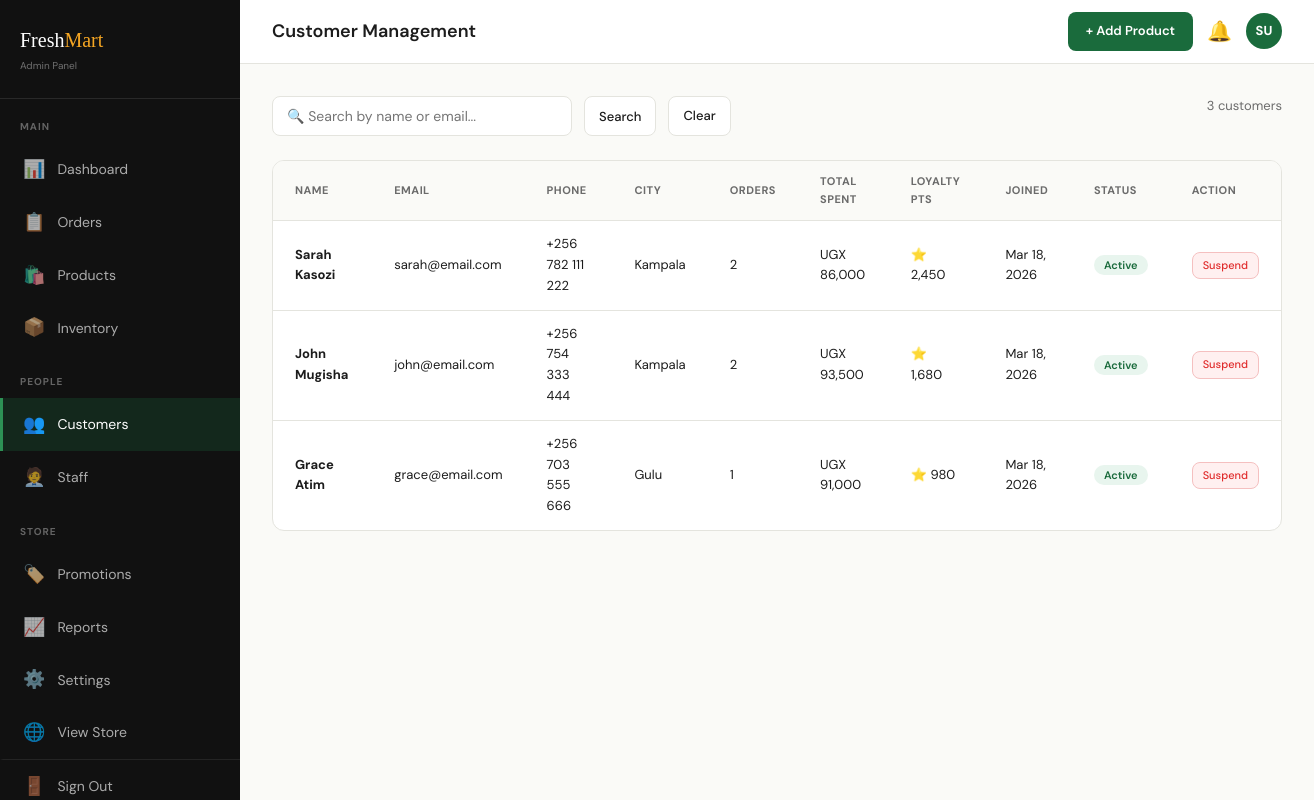
The page /admin/customers.php (signed in) on the database its author committed.
### tables this page shows
CREATE TABLE customers (
  id INT AUTO_INCREMENT PRIMARY KEY,
  first_name VARCHAR(100) NOT NULL,
  last_name VARCHAR(100) NOT NULL,
  email VARCHAR(150) UNIQUE NOT NULL,
  phone VARCHAR(30),
  password VARCHAR(255) NOT NULL,
  address TEXT,
  city VARCHAR(100),
  gender VARCHAR(20),
  loyalty_points INT DEFAULT 0,
  is_active TINYINT(1) DEFAULT 1,
  created_at DATETIME DEFAULT CURRENT_TIMESTAMP
);

### includes/config.php (called while the page is built, shortened)
<?php
function sanitize($conn, $val) {
    return $conn->real_escape_string(trim($val));
}
?>

### admin/customers.php (the view, shortened to what this page needs)
<?php
require_once '../includes/config.php';
$search = sanitize($conn, $_GET['search'] ?? '');
$where = "WHERE 1=1";
$customers = $conn->query("
    SELECT c.*,
           COUNT(o.id) AS order_count,
           COALESCE(SUM(o.total_amount),0) AS total_spent
    FROM customers c
    LEFT JOIN orders o ON o.customer_id = c.id
    $where
    GROUP BY c.id
    ORDER BY c.created_at DESC
");
include 'includes/sidebar.php';
?>
<div class="filter-row">
  <form method="GET" style="display:flex;gap:12px;width:100%;">
    <input type="text" name="search" placeholder="🔍 Search by name or email..." value="<?= htmlspecialchars($search) ?>" style="width:300px;">
    <button type="submit" class="qa-btn">Search</button>
    <a href="/freshmart/admin/customers.php" class="qa-btn">Clear</a>
    <span style="margin-left:auto;font-size:13px;color:var(--gray);"><?= $customers->num_rows ?> customers</span>
  </form>
</div>
<div class="admin-card">
  <table class="admin-table">
    <thead>
      <tr><th>Name</th><th>Email</th><th>Phone</th><th>City</th><th>Orders</th><th>Total Spent</th><th>Loyalty Pts</th><th>Joined</th><th>Status</th><th>Action</th></tr>
    </thead>
    <tbody>
      <?php while ($c = $customers->fetch_assoc()): ?>
      <tr>
        <td><strong><?= htmlspecialchars($c['first_name'] . ' ' . $c['last_name']) ?></strong></td>
        <td><?= htmlspecialchars($c['email']) ?></td>
        <td><?= htmlspecialchars($c['phone'] ?: '—') ?></td>
        <td><?= htmlspecialchars($c['city'] ?: '—') ?></td>
        <td><?= $c['order_count'] ?></td>
        <td>UGX <?= number_format($c['total_spent']) ?></td>
        <td>⭐ <?= number_format($c['loyalty_points']) ?></td>
        <td><?= date('M d, Y', strtotime($c['created_at'])) ?></td>
        <td><span class="status-badge <?= $c['is_active'] ? 'done' : 'cancelled' ?>"><?= $c['is_active'] ? 'Active' : 'Suspended' ?></span></td>
        <td>
          <a href="?toggle=<?= $c['id'] ?>" class="qa-btn <?= $c['is_active'] ? 'btn-danger' : '' ?>" style="font-size:11px;padding:4px 10px;"
             onclick="return confirm('<?= $c['is_active'] ? 'Suspend' : 'Activate' ?> this customer?')">
            <?= $c['is_active'] ? 'Suspend' : 'Activate' ?>
          </a>
        </td>
      </tr>
      <?php endwhile; ?>
    </tbody>
  </table>
</div>
<?php include 'includes/footer.php'; ?>

### assets/css/style.css (style rules this page uses)
:root { --green: #1a6b3c; --green-light: #e8f5ee; --green-mid: #2d9155; --accent: #f5a623; --accent-light: #fff8ec; --red: #e02b2b; --red-light: #fff0f0; --bg: #fafaf7; --white: #ffffff; --dark: #1c1c1c; --gray: #6b6b6b; --gray-light: #f0f0ec; --border: #e4e4de; --font-head: 'Playfair Display', Georgia, serif; --font-body: 'DM Sans', system-ui, sans-serif; --shadow: 0 2px 16px rgba(0,0,0,0.07); --shadow-lg: 0 8px 40px rgba(0,0,0,0.12); --radius: 12px; --radius-sm: 8px; --transition: all 0.22s ease; }
* { box-sizing: border-box; margin: 0; padding: 0; }
body { font-family: var(--font-body); background: var(--bg); color: var(--dark); font-size: 15px; line-height: 1.6; }
a { text-decoration: none; }
.admin-card { background: var(--white); border-radius: var(--radius); border: 1px solid var(--border); overflow: hidden; }
.admin-table { width: 100%; border-collapse: collapse; }
.admin-table th { font-size: 11px; font-weight: 700; text-transform: uppercase; letter-spacing: 0.5px; color: var(--gray); padding: 12px 22px; background: var(--bg); text-align: left; }
.admin-table td { padding: 13px 22px; border-top: 1px solid var(--border); font-size: 13px; }
.qa-btn { display: flex; align-items: center; gap: 8px; padding: 8px 14px; border-radius: var(--radius-sm); border: 1.5px solid var(--border); background: var(--white); font-family: var(--font-body); font-size: 13px; font-weight: 500; cursor: pointer; transition: var(--transition); color: var(--dark); }
.btn-danger { background: var(--red-light); color: var(--red); border-color: #f5c0c0; }
.filter-row { display: flex; gap: 12px; margin-bottom: 24px; flex-wrap: wrap; align-items: center; }
.filter-row input, .filter-row select { padding: 10px 14px; border-radius: var(--radius-sm); border: 1.5px solid var(--border); font-family: var(--font-body); font-size: 14px; outline: none; background: var(--white); }

### admin/customers.php (style rules this page uses)
.status-badge { padding:3px 10px;border-radius:20px;font-size:11px;font-weight:600; }
.status-badge.done { background:var(--green-light);color:var(--green); }

### rows shown on the page
customers: first_name+last_name "Sarah Kasozi", email "sarah@email.com", phone "+256 782 111 222", city "Kampala", order_count "2", total_spent "86,000", loyalty_points "2,450", created_at "Mar 18, 2026", is_active "Active"
customers: first_name+last_name "John Mugisha", email "john@email.com", phone "+256 754 333 444", city "Kampala", order_count "2", total_spent "93,500", loyalty_points "1,680", created_at "Mar 18, 2026", is_active "Active"
customers: first_name+last_name "Grace Atim", email "grace@email.com", phone "+256 703 555 666", city "Gulu", order_count "1", total_spent "91,000", loyalty_points "980", created_at "Mar 18, 2026", is_active "Active"

### other values the page prints
$pageTitle "Customer Management"
substr($_SESSION['admin_name'] ?? 'A', 0, 2) "SU"
$customers->num_rows "3"
